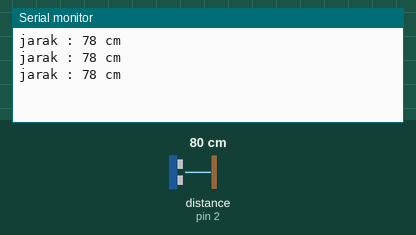
Bench run of a sketch on a simulated Arduino Uno, built with avr-gcc and run on an emulated ATmega328P. Shown: the last lines printed to the serial monitor. Wiring (inferred from the names in the program): ultrasonic range finder: trigger pin 15; echo pin 2. The test bench sets the inputs (shaded band); at power-on: distance to the obstacle (sensor on pin 2) 80 cm. The echo pulse lasts 58.3 µs per cm.

Above: at 1.3 s.
1.4 s: distance to the obstacle (sensor on pin 2) set to 250 cm
At 2.0 s:
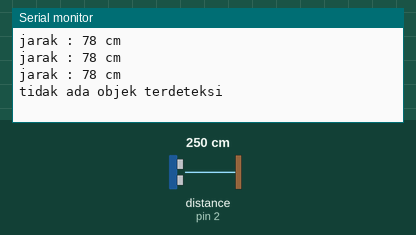
3.5 s: distance to the obstacle (sensor on pin 2) set to 9 cm
At 4.0 s:
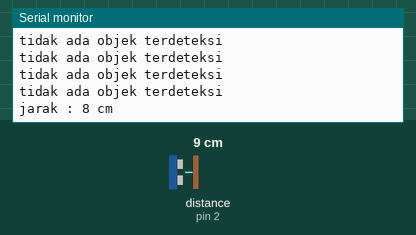

The sketch:

LKPD_11_FAUZAN.ino
```cpp
const int trigpin = 15;
const int echoPin = 2;

void setup() {
  Serial.begin(115200);
  pinMode(trigpin, OUTPUT);
  pinMode(echoPin, INPUT);

}
void loop() {
  long duration, distance;
  digitalWrite(trigpin, LOW);
  delayMicroseconds(2);
  digitalWrite(trigpin, HIGH);
  delayMicroseconds(10);
  digitalWrite(trigpin, LOW);
  duration = pulseIn(echoPin, HIGH);
  distance = duration * 0.034/2;
  if (distance > 200){
    Serial.println("tidak ada objek terdeteksi");
    }else{
      Serial.print("jarak : ");
      Serial.print(distance);
      Serial.println(" cm");}
      delay(500);}
```

Measured:
- after the input at 1.4 s, the serial monitor: prints a new line after 0.13 s (image 1)
- after the input at 3.5 s, the serial monitor: prints a new line after 0.08 s (image 2)
